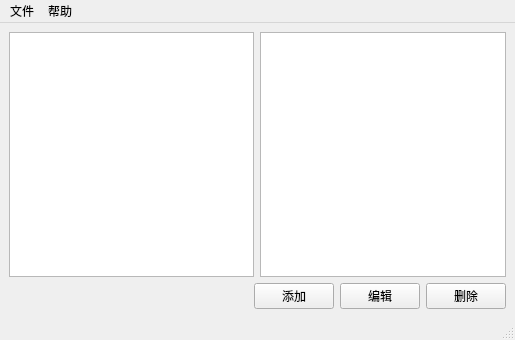
<?xml version="1.0" encoding="UTF-8"?>
<ui version="4.0">
 <class>MainWindow</class>
 <widget class="QMainWindow" name="MainWindow">
  <property name="geometry">
   <rect>
    <x>0</x>
    <y>0</y>
    <width>515</width>
    <height>340</height>
   </rect>
  </property>
  <property name="sizePolicy">
   <sizepolicy hsizetype="Preferred" vsizetype="Ignored">
    <horstretch>0</horstretch>
    <verstretch>0</verstretch>
   </sizepolicy>
  </property>
  <property name="minimumSize">
   <size>
    <width>3</width>
    <height>0</height>
   </size>
  </property>
  <property name="maximumSize">
   <size>
    <width>16777215</width>
    <height>16777215</height>
   </size>
  </property>
  <property name="windowTitle">
   <string>MainWindow</string>
  </property>
  <widget class="QWidget" name="centralwidget">
   <layout class="QVBoxLayout" name="verticalLayout">
    <item>
     <layout class="QHBoxLayout" name="horizontalLayout_2">
      <item>
       <widget class="QListWidget" name="listCategory"/>
      </item>
      <item>
       <widget class="QTableView" name="tableView">
        <property name="sizePolicy">
         <sizepolicy hsizetype="Expanding" vsizetype="Expanding">
          <horstretch>0</horstretch>
          <verstretch>8</verstretch>
         </sizepolicy>
        </property>
        <property name="minimumSize">
         <size>
          <width>0</width>
          <height>9</height>
         </size>
        </property>
        <property name="maximumSize">
         <size>
          <width>16777215</width>
          <height>16777215</height>
         </size>
        </property>
       </widget>
      </item>
     </layout>
    </item>
    <item>
     <layout class="QHBoxLayout" name="horizontalLayout_3">
      <item>
       <spacer name="horizontalSpacer">
        <property name="orientation">
         <enum>Qt::Orientation::Horizontal</enum>
        </property>
        <property name="sizeHint" stdset="0">
         <size>
          <width>40</width>
          <height>20</height>
         </size>
        </property>
       </spacer>
      </item>
      <item>
       <layout class="QHBoxLayout" name="horizontalLayout">
        <item>
         <widget class="QPushButton" name="btnAdd">
          <property name="text">
           <string>添加</string>
          </property>
         </widget>
        </item>
        <item>
         <widget class="QPushButton" name="btnEdit">
          <property name="text">
           <string>编辑</string>
          </property>
         </widget>
        </item>
        <item>
         <widget class="QPushButton" name="btnDelete">
          <property name="text">
           <string>删除</string>
          </property>
         </widget>
        </item>
       </layout>
      </item>
     </layout>
    </item>
   </layout>
  </widget>
  <widget class="QMenuBar" name="menubar">
   <property name="geometry">
    <rect>
     <x>0</x>
     <y>0</y>
     <width>515</width>
     <height>22</height>
    </rect>
   </property>
   <widget class="QMenu" name="menu">
    <property name="title">
     <string>文件</string>
    </property>
    <addaction name="actionBackup"/>
    <addaction name="actionRestore"/>
   </widget>
   <widget class="QMenu" name="menu_2">
    <property name="title">
     <string>帮助</string>
    </property>
    <addaction name="actionAbout"/>
   </widget>
   <addaction name="menu"/>
   <addaction name="menu_2"/>
  </widget>
  <widget class="QStatusBar" name="statusbar"/>
  <action name="actionBackup">
   <property name="icon">
    <iconset theme="QIcon::ThemeIcon::DocumentSave"/>
   </property>
   <property name="text">
    <string>备份</string>
   </property>
  </action>
  <action name="actionRestore">
   <property name="icon">
    <iconset theme="QIcon::ThemeIcon::EditUndo"/>
   </property>
   <property name="text">
    <string>恢复</string>
   </property>
   <property name="menuRole">
    <enum>QAction::MenuRole::NoRole</enum>
   </property>
  </action>
  <action name="actionAbout">
   <property name="icon">
    <iconset theme="QIcon::ThemeIcon::HelpFaq"/>
   </property>
   <property name="text">
    <string>关于</string>
   </property>
   <property name="menuRole">
    <enum>QAction::MenuRole::NoRole</enum>
   </property>
  </action>
 </widget>
 <resources/>
 <connections/>
</ui>
